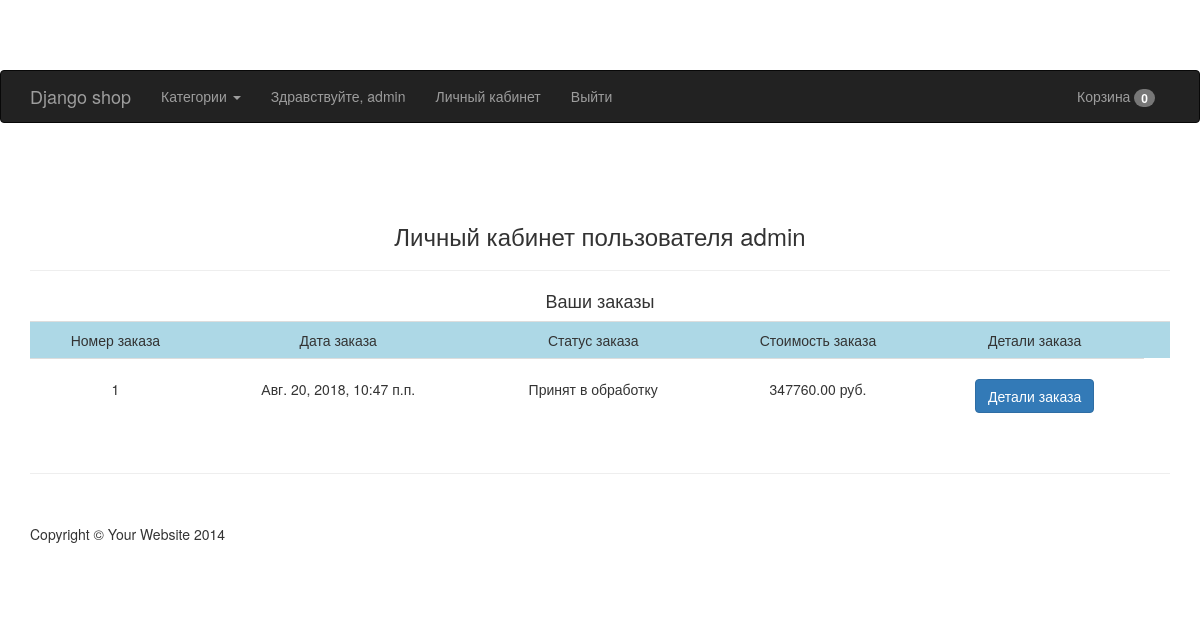
The app's page /account/ (signed in) with its own data.
### ecomapp/models.py (models this page shows, shortened)
class Order(models.Model):
    user = models.ForeignKey(settings.AUTH_USER_MODEL)
    items = models.ForeignKey(Cart)
    total = models.DecimalField(max_digits=9, decimal_places=2, default=0.00)
    first_name = models.CharField(max_length=200)
    last_name = models.CharField(max_length=200)
    phone = models.CharField(max_length=20)
    address = models.CharField(max_length=255)
    buying_type = models.CharField(max_length=40, choices=(('Самовывоз', 'Самовывоз'), ('Доставка', 'Доставка')),
                                   default='Самовывоз')
    date = models.DateTimeField(auto_now_add=True)
    comments = models.TextField()
    status = models.CharField(max_length=100, choices=ORDER_STATUS_CHOICES, default=ORDER_STATUS_CHOICES[0][0])

### ecomapp/views.py (the view)
# urls.py: url(r'^account/$', account_view, name='account'),
def account_view(request):
    order = Order.objects.filter(user=request.user).order_by('-id')
    categories = Category.objects.all()
    for item in order:
        for new_item in item.items.items.all():
            print(new_item.item_total)
    context = {
        'order': order,
        'categories': categories
    }
    return render(request, 'account.html', context)

### ecomapp/models.py (called while the page is built)
    def get_absolute_url(self):
        return reverse('category_detail', kwargs={'category_slug': self.slug})

### ecomapp/templates/account.html (shortened to what this page needs)
{% extends 'base.html' %}
{% block content %}
<h3 class="text-center">Личный кабинет пользователя {{ request.user }}</h3>
<hr>
<h4 class='text-center'>Ваши заказы</h4>
<table class='table'>
<tr style='background:lightblue;'>
	<td class='text-center'>Номер заказа</td>
	<td class='text-center'>Дата заказа</td>
	<td class='text-center'>Статус заказа</td>
	<td class='text-center'>Стоимость заказа</td>
	<td class='text-center'>Детали заказа</td>
	<td></td>
</tr>
{% for item in order %}
<tr>
	<td class='text-center' style='padding-top: 20px; padding-bottom: 20px;'>{{ item.id }}</td>
	<td class='text-center' style='padding-top: 20px; padding-bottom: 20px;'>{{ item.date }}</td>
	<td class='text-center' style='padding-top: 20px; padding-bottom: 20px;'>{{ item.status }}</td>
	<td class='text-center' style='padding-top: 20px; padding-bottom: 20px;'>{{ item.total }} руб.</td>
	<td class='text-center' style='padding-top: 20px; padding-bottom: 20px;'><button type="button" class="btn btn-primary btn-md" data-toggle="modal" data-target="#myModal-{{ item.id }}">
  Детали заказа
</button></td>
</tr>
{% endfor %}
</table>
{% endblock content %}

### ecomapp/templates/base.html (shortened to what this page needs)
{% load static %}
<!DOCTYPE html>
<html lang="en">
<head>
    <link href="{% static 'css/bootstrap.min.css' %}" rel="stylesheet">
    <link href="{% static 'css/shop-homepage.css' %}" rel="stylesheet">
</head>
<body>
    <nav class="navbar navbar-inverse" role="navigation">
        <div class="container">
            <div class="navbar-header">
                <a class="navbar-brand" href="/">Django shop</a>
            </div>
            <div class="collapse navbar-collapse" id="bs-example-navbar-collapse-1">
                <ul class="nav navbar-nav">
                    {% if not request.get_full_path == '/' %}
					<li class="dropdown">
			          <a href="#" class="dropdown-toggle" data-toggle="dropdown" role="button" aria-haspopup="true" aria-expanded="false">Категории <span class="caret"></span></a>
					</li>
				{% endif %}
					{% if not request.user.is_authenticated %}
					<li>
					<p class='navbar-text'>Здравствуйте, гость!</p>
					</li>
					<li>
						<a href='{% url "login" %}'>Войти</a>
					</li>
					<li>
						<a href='{% url "registration" %}'>Регистрация</a>
					</li>
                    {% else %}
					<li>
					<p class='navbar-text'>Здравствуйте, {{ request.user }} </p>
					</li>
					<li>
						<a href='{% url "account" %}'>Личный кабинет</a>
					</li>
					<li>
						<a href='{% url "logout" %}'>Выйти</a>
					</li>
					{% endif %}
                </ul>
                <ul class="nav navbar-nav navbar-right">
                	<li><a href='{% url "cart" %}'>Корзина <span class='badge' id='cart_count'>{% if not request.session.total %} 0 {% else %} {{ request.session.total }} {% endif %}</span></a></li>                </ul>
            </div>
        </div>
    </nav>
    <div class="container">
        <br>
        <br>
        <br>
        {% block content %}{% endblock content %}
    </div>
    <div class="container">
        <hr>
        <footer>
            <div class="row">
                <div class="col-lg-12">
                    <p>Copyright &copy; Your Website 2014</p>
                </div>
            </div>
        </footer>
    </div>
</body>
</html>

### static_in_dev/css/shop-homepage.css (style rules this page uses)
body { padding-top: 70px; }
footer { margin: 50px 0; }

### records on screen
Order: id "1", date "Авг. 20, 2018, 10:47 п.п.", status "Принят в обработку", total "347760.00"

### other values on screen
{{ request.user }} "admin"
